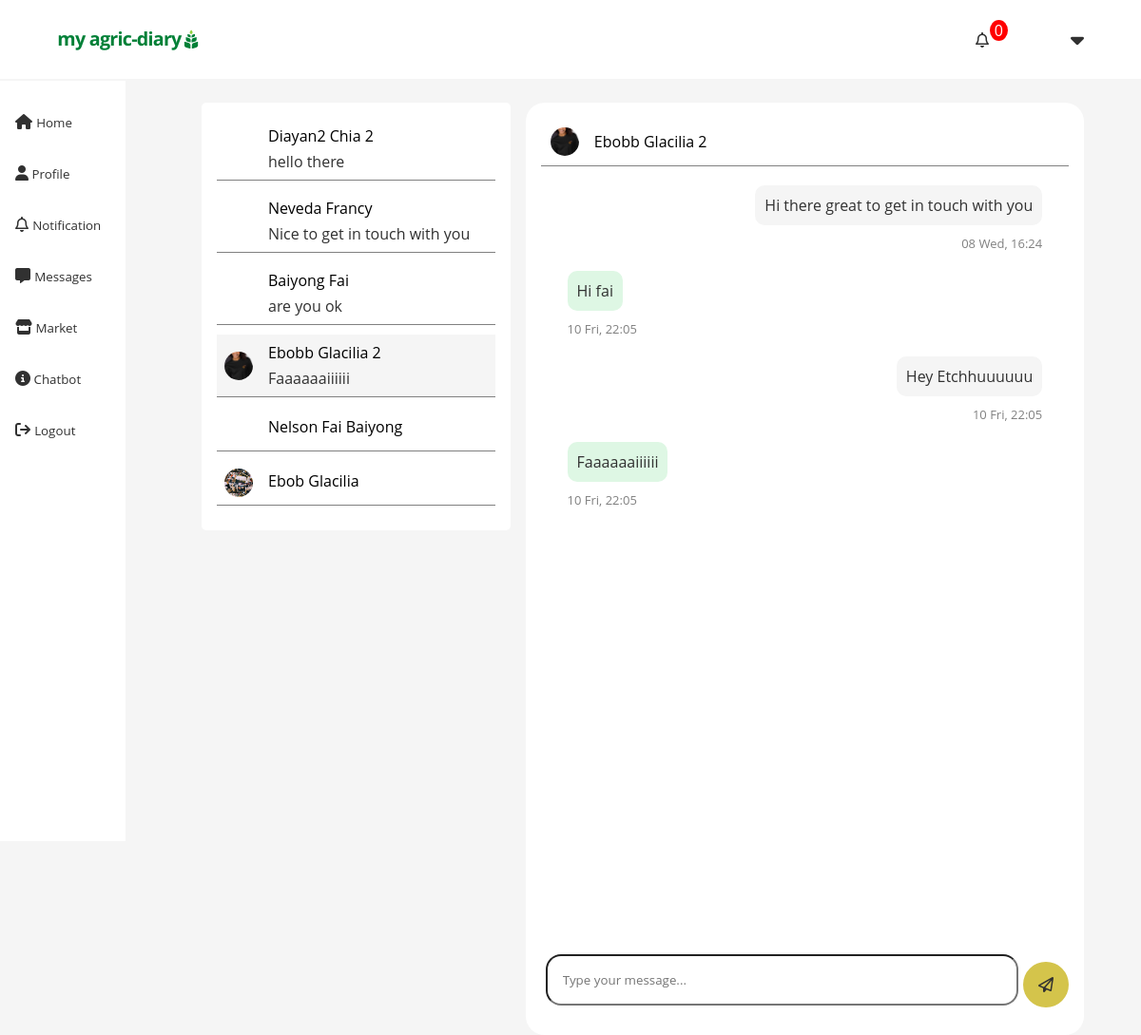
/chat/chatroom/5 (signed in), run on the app's committed database.
### account/models.py (models this page shows)
class CustomUser(AbstractUser):
    email = models.EmailField(unique=True)
    first_name = models.CharField( max_length=100 , blank=False)
    last_name= models.CharField( max_length=100 , blank=False )
    bio=models.CharField(max_length=400,blank=True, null=True)
    location = CountryField(blank_label='(select country)')
    profile_pic=models.ImageField( upload_to='profilepics/' ,blank=True, null=True,validators=[FileExtensionValidator(['jpg','png',])])
    is_student = models.BooleanField(default=False)
    course = models.CharField(max_length=100 ,blank=True, null=True)
    instituition = models.CharField(max_length=100 ,blank=True, null=True)
    profession=models.CharField(max_length=100 ,blank=True, null=True)
    company = models.CharField(max_length=100 ,blank=True, null=True)
    date_joined = models.DateTimeField( auto_now_add=True)
    is_active = models.BooleanField( default=True)
    username = None
    USERNAME_FIELD = 'email'
    REQUIRED_FIELDS = []
    objects = UserManager()
    def __str__(self):
        return self.last_name

### chat/models.py (models this page shows)
class Thread(models.Model):
    first_person = models.ForeignKey(CustomUser, on_delete=models.CASCADE, null=True, blank=True, related_name='thread_first_person')
    second_person = models.ForeignKey(CustomUser, on_delete=models.CASCADE, null=True, blank=True,
                                     related_name='thread_second_person')
    updated = models.DateTimeField(auto_now=True)
    timestamp = models.DateTimeField(auto_now_add=True)
    objects = ThreadManager()
    class Meta:
        unique_together = ['first_person', 'second_person']

class ChatMessage(models.Model):
    thread = models.ForeignKey(Thread, null=True, blank=True, on_delete=models.CASCADE, related_name='chatmessage_thread')
    user = models.ForeignKey(CustomUser, on_delete=models.CASCADE)
    message = models.TextField()
    timestamp = models.DateTimeField(auto_now_add=True)
    date = models.DateTimeField(auto_now_add=True)

### chat/views.py (the view)
# urls.py: path('chatroom/<slug:slug>',views.chat_room, name='chatroom'),
@login_required
def chat_room(request,slug):
    thread_room = Thread.objects.filter(id=slug).prefetch_related('chatmessage_thread').order_by('timestamp')
    threads = Thread.objects.by_user(user=request.user).prefetch_related('chatmessage_thread').order_by('timestamp')
    context = {
        'thread_room': thread_room,
        'threads':threads,
        'activeuser':request.user,
        'threadid':slug
    }
    print(f' in chat room')
    return render(request, 'chat/chat_room.html', context)

### Friends/context_processors.py (called while the page is built)
def friendSuggestions(request):
        if request.user.is_authenticated:
            user = request.user
            network = Network.objects.get(user=request.user)
            friendsuggestions= suggestions(request,network=network)
            return {'friendsuggestions':friendsuggestions,'mynetwork':network}
        else:
                return {}

def suggestions(request, network):
    friends = network.following.all()
    user=request.user
    print(friends)
    suggestions =Network.objects.filter(
        following__in = friends).exclude(id=network.id).distinct()
    return suggestions

### chat/models.py (called while the page is built)
    def by_user(self, **kwargs):
        user=kwargs.get('user')
        lookup = Q(first_person= user ) | Q( second_person = user)
        qs = self.get_queryset().filter(lookup).distinct()
        return qs

### notification/context_processors.py (called while the page is built)
def notificationCount(request):
        if request.user.is_authenticated:
            user = request.user
            notification = NotificationUser.objects.get(user = user)
            count = notification.mynotification.all().filter(is_read = False)
            return {'count':count.count}
        else:
                return {}

### chat/templates/chat/chat_room.html (shortened to what this page needs)
{% extends 'main/base.html'%}
{% block content %}
{% load static %}
<link rel="stylesheet" href="{% static 'styles/chat.css' %}">
<div class="grid-container">
<div>
    <div class="chat-sidebar card-body msg_card_body">
		{% for thread in threads %}
					<div class="contact-item" id="thread{{thread.id}}">
							<a href=" {% url 'chatroom' thread.id %}">
								{% if thread.first_person == user %}
									<div class="flex" >
                                        {% if thread.second_person.profile_pic %}
                                            <span class="roundedprofile" style="background:url('{{ thread.second_person.profile_pic.url}}') ;background-position: center; background-size: contain;">
                                            </span>
                                        {%else%}
                                            <img src="https://encrypted-tbn0.gstatic.com/images?q=tbn:ANd9GcR9RzmCAKhjBMu6GN8LHxNLTw8Vt347xfIXWA&usqp=CAU" alt="" width="50px">
                                        {%endif%}
										<div>
											<div class="contact-name"> {{ thread.second_person.get_full_name|title }} </div>
											<div class="lastmessage"> {{thread.chatmessage_thread.last.message | truncatechars:40 }} </div>
										</div>
									</div>
								{% endif %}
							</a>
					</div>
		{% endfor %}
	</div>
</div>
<main>
                            <div class="card">
                                {% for thread in thread_room %}
                                    <div class="messages-wrapper  {% if forloop.first %}hide is_active{% else %}hide{% endif %}" chat-id="chat_{{ thread.id }}" other-user-id="{% if thread.first_person == user %} {{ thread.second_person.id }}{% else %} {{ thread.first_person.id }} {% endif %}">
                                        <div class="card-header msg_head">
                                            {% if thread.first_person == user %}
                                            <a href="{% url 'profile' thread.second_person.id %}">
                                                <div class="flex" >
                                                    {% if thread.second_person.profile_pic %}
                                                <span class="roundedprofile" style="background:url('{{ thread.second_person.profile_pic.url}}') ;background-position: center; background-size: contain;" > </span>
                                                    {%else%}
                                                    <img src="https://encrypted-tbn0.gstatic.com/images?q=tbn:ANd9GcR9RzmCAKhjBMu6GN8LHxNLTw8Vt347xfIXWA&usqp=CAU" alt="" width="35rem">
                                                    {%endif%}
                                                <div>
                                                        <div class="contact-name"> {{ thread.second_person.get_full_name|title }} </div>
                                                    </div>
                                                </div>
                                            </a>
                                        {% endif %}
                                         </div>
                                        <div class="card-body msg_card_body">
                                            {% for chat in thread.chatmessage_thread.all %}
                                                {% if chat.user == user %}
                                                    <div class=" replied">
                                                        <div class="msg_cotainer_send">
                                                          <p> {{ chat.message }} </p>
                                                            <div class="msg_time_send msg_time">{{ chat.timestamp|date:"d D" }}, {{ chat.timestamp|time:"H:i" }}</div>
                                                        </div>
                                                    </div>
                                                {% else %}
                                                    <div>
                                                    <div class="msg_cotainer">
                                                        <p>{{ chat.message }} </p>
                                                        <div class="msg_time">{{ chat.timestamp|date:"d D" }}, {{ chat.timestamp|time:"H:i" }}</div>
                                                    </div>
                                                </div>
                                                {% endif %}
                                            {% endfor %}
                                        </div>
                                    </div>
                                {% endfor %}
                            </div>
                            <div class="card-footer">
                                <form id="send-message-form">
                                    <div class="input-group">
                                        <input type="text" name="" id="input-message"  placeholder="Type your message..." autocomplete="off">
                                            <button class="btnsend " type="submit"> <i class="fa-regular fa-paper-plane"></i></button>
                                </div>
                                </form>
                            </div>
                        </div>
                    </div>
    {%endblock%}

### templates/main/base.html (shortened to what this page needs)
{% load static %}
<!DOCTYPE html>
<html lang="en">
<head>
    <link rel="stylesheet" href="{% static 'styles/mainstyle.css'%}">
    <link rel="stylesheet" href="{% static stylesheet %}">
</head>
<body>
        <header>
            <div class="logo">
             <a href="../../../">   <img src="{% static 'images/my agric-diary.png'%}" width="100%"></a>
            </div>
            <div class="header-right">
                    {% if request.user.is_authenticated %}
                            <span>
                                <a href="{% url 'notification' %}">
                                    <span class="notification-wrapper">
                                        <span class="notification-counter">
                                               <span><i class="fa-regular fa-bell"> </i> </span>
                                                <span id="counter"> {{count}} </span>
                                        </span>
                                    </span>
                                </a>
                            </span>
                        <span>
                            {% if request.user.profile_pic %}
                            <a href="{% url 'profile' request.user.id %}">
                                <div class="roundedprofile" style="background:url('{{request.user.profile_pic.url}}') ;background-position: center; background-size: contain;">  </div> </a>
                            {% else %}
                            <a href="{% url 'profile' request.user.id %}">   <img src="https://encrypted-tbn0.gstatic.com/images?q=tbn:ANd9GcR9RzmCAKhjBMu6GN8LHxNLTw8Vt347xfIXWA&usqp=CAU" alt="" width="30px"></a>
                            {% endif %}
                        </span>
                            <span class="dropdown">
                                <span class="dropbtn" onclick="myFunction(data='myDropdown{{article.id}}')"> <i class="fa-solid fa-caret-down"></i></span>
                              </span>
                    {% else %}
                        <span> <a href="{% url 'login' %}"> Login </a> </span>
                        <span> <a href="{% url 'signup' %}"> Signup </a></span>
                    {% endif %}
            </div>
        </header>
   <div class="flex-container">
    <div class="bodynav_right">
        <a href="../../../"> <i class="fa-solid fa-house"></i> <small> Home </small></a>
        <a href="{% url 'profile'  request.user.id %}"> <i class="fa-solid fa-user"></i><small>  Profile</small> </a>
        <a href="{% url 'notification' %}"> <i class="fa-regular fa-bell"></i> <small> Notification </small>  </a>
        <a href="{% url 'chatlobby' %}"> <i class="fa-solid fa-message"></i>  <small> Messages </small></a>
        <a href="{% url 'market' %}"> <i class="fa-solid fa-store"></i><small>  Market </small> </a>
        <a href="{% url 'ai_room' %}"> <i class="fa-solid fa-circle-info"></i><small> Chatbot </small>  </a>
        <a href="{% url 'logout' %}"><i class="fa-solid fa-arrow-right-from-bracket"></i> <small> Logout  </small></a>
    </div>
        {% block content %}
        {% endblock%}
</body>
</html>

### static/styles/mainstyle.css (style rules this page uses)
* { padding: 0; margin:0; box-sizing: border-box; font-family: 'Lexend Deca', sans-serif; color:#313131; }
:root { --primary-color:#4ba064; --primary-color:#008037; }
body { background-color: #f2f1ef; background-color: #f5f5f5; }
.flex-container { display: flex; align-items: flex-start; display: flex; justify-content: left; gap: 20px; }
a { text-decoration:none; color:var(--primary-color); }
.bodynav_right { padding: 1rem; height: 100vh; background-color: #fff; position: sticky; top:80px; display: flex; flex-direction: column; grid-area: 1rem; margin-top: -23px; }
.bodynav_right a { padding-block: 1rem; width: 100px; }
header { display:flex; align-items:center; justify-content: space-between; margin-bottom: 25px; padding-inline:5%; padding-block: 1.2rem; position: sticky; width: 100%; top: 0; background-color: white; color: #4ba064; z-index: 100; }
header a { color: #4ba064; }
.header-right { display:flex; gap:20px; align-items:center; }
.notification-counter { position:relative; margin-right: 1rem; }
#counter { position: absolute; top: -10px; right: -20px; background-color: red; color: white; border-radius: 50%; padding: 0px 5px; }
.grid-container { display: grid; grid-template-columns: 1fr 35%; gap: 2rem; min-height: 80vh; padding-inline: 5%; margin-inline: auto; max-width: 1700px; }
button { background-color: transparent; border: none; text-align: center; }
.flex { display: flex; justify-content: left; align-items: center; gap: 20px; }
input,select,button,textarea { -webkit-border-radius:0; border-radius:0; }
.roundedprofile { display: block; height: 30px !important; width: 30px !important; border-radius: 50%; object-fit: contain; }

### static/styles/chat.css (style rules this page uses)
:root { --primary-color:#008037; }
* { font-family: 'Open Sans', sans-serif; }
a { text-decoration: none; color:black }
.card { width:100%; min-height:100vh; margin-bottom:75px; }
.card-header { text-align: center; padding:10px; border-bottom: .3px solid grey; }
.card-header span { font-size:40px }
.card-body { padding-inline: 5%; z-index: -1; }
.replied,.msg_cotainer { display: block; width: 100%; z-index: 1; }
.replied { text-align: right; }
.msg_cotainer p { padding: 10px; margin-block: 20px; border-radius: 10px; display: inline-block; background-color: rgb(222, 247, 228); }
.replied p { padding: 10px; margin-block: 20px; border-radius: 10px; background-color: #f5f5f5; display: inline-block; }
.card-footer { position: sticky; bottom:0; width:100%; background-color: white; }
.input-group { display: flex; align-items: center; }
input { width:100%; padding:10px; margin:5px; margin-bottom:15px; }
input#input-message { padding:1rem; width:90%; border-radius: 1rem; }

### chat/templates/chat/chat_room.html (style rules this page uses)
.grid-container { display: grid; grid-template-columns: 35% 1fr; gap: 1rem; min-height: 80vh; padding-inline: 5%; width: 100%; max-width: 1700px; }
main { background-color: white; padding: 1rem; border-radius: 20px; margin-bottom: 0; }
.contact-item { padding: .5rem; margin-bottom: 10px; border-bottom: 0.1px solid grey; }
.contact-name { color: black; }
.lastmessage { margin-top: 5px; }
.msg_time { color: grey; font-size: small; margin-top: -10px; }
.chat-sidebar { background-color: #fff; border-radius: 5px; padding: 1rem; }
.flex { display: flex; gap: 1rem; align-items: center; }
.btnsend { font-size: 1rem; background-color: #d4c44b; width: 3rem; height: 3rem; border-radius: 50%; }

### templates/main/base.html (style rules this page uses)
.dropdown { position: relative; display: inline-block; }
.dropbtn { font-size: 1.4rem; margin-top: -5px; }

### data on the page
Thread: second_person.get_full_name "Diayan2 Chia 2", chatmessage_thread.last.message "hello there"
Thread: second_person.get_full_name "Neveda Francy", chatmessage_thread.last.message "Nice to get in touch with you"
Thread: second_person.get_full_name "Baiyong Fai", chatmessage_thread.last.message "are you ok"
Thread: second_person.profile_pic (picture), second_person.get_full_name "Ebobb Glacilia 2", chatmessage_thread.last.message "Faaaaaaiiiiii"
Thread: second_person.get_full_name "Nelson Fai Baiyong"
Thread: second_person.profile_pic (picture), second_person.get_full_name "Ebob Glacilia"
ChatMessage: message "Hi there great to get in touch with you", timestamp "08 Wed", timestamp "16:24"
ChatMessage: message "Hi fai", timestamp "10 Fri", timestamp "22:05"
ChatMessage: message "Hey Etchhuuuuuu", timestamp "10 Fri", timestamp "22:05"
ChatMessage: message "Faaaaaaiiiiii", timestamp "10 Fri", timestamp "22:05"

### other printed values
{{ count }} "0"
